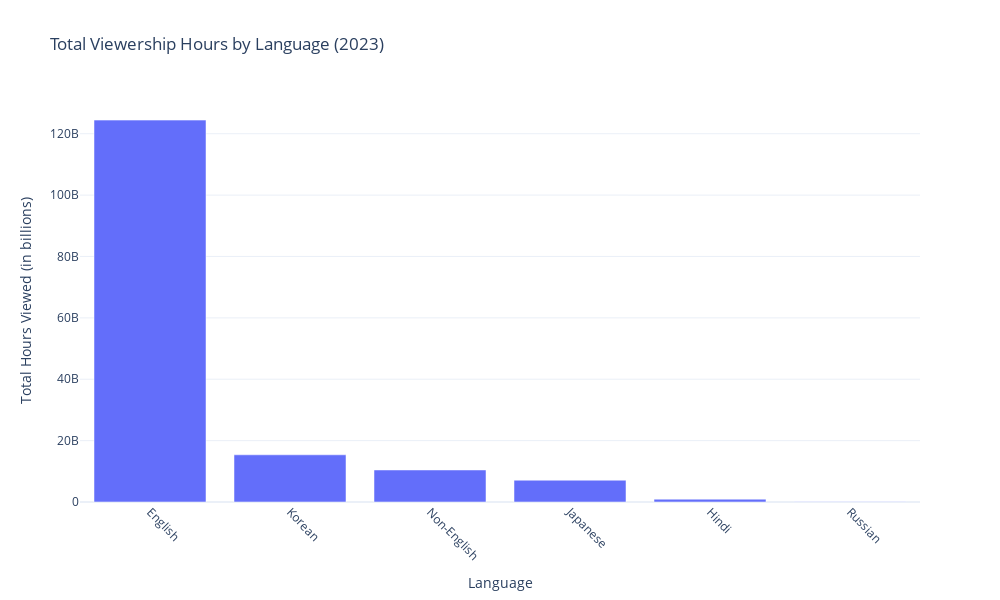

Notebook source saved alongside this figure:
### Code cell
fig = go.Figure(data=[
    go.Bar(
        x=language_viewership.index,
        y=language_viewership.values
    )
])

fig.update_layout(
    title='Total Viewership Hours by Language (2023)',
    xaxis_title='Language',
    yaxis_title='Total Hours Viewed (in billions)',
    xaxis_tickangle=45,
    height=600,
    width=1000
)

fig.show()

### Figure 1 — Plotly figure (JSON) as saved in the notebook; plotly's stock layout.template omitted (floating-point values rounded to 4 significant figures)
{"data": [{"type": "bar", "x": ["English", "Korean", "Non-English", "Japanese", "Hindi", "Russian"], "y": [124441700000, 15378400000, 10439100000, 7102000000, 926100000, 114600000]}], "layout": {"height": 600, "title": {"text": "Total Viewership Hours by Language (2023)"}, "width": 1000, "xaxis": {"tickangle": 45, "title": {"text": "Language"}}, "yaxis": {"title": {"text": "Total Hours Viewed (in billions)"}}}}
